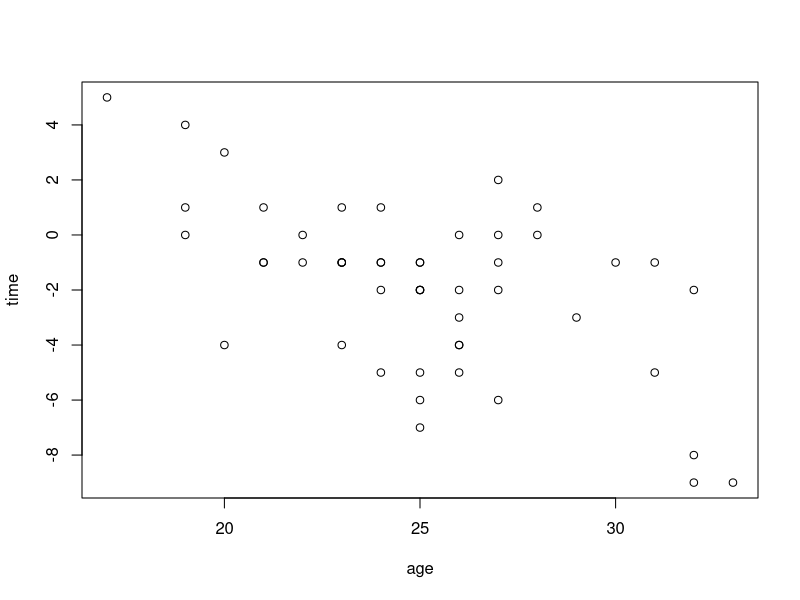
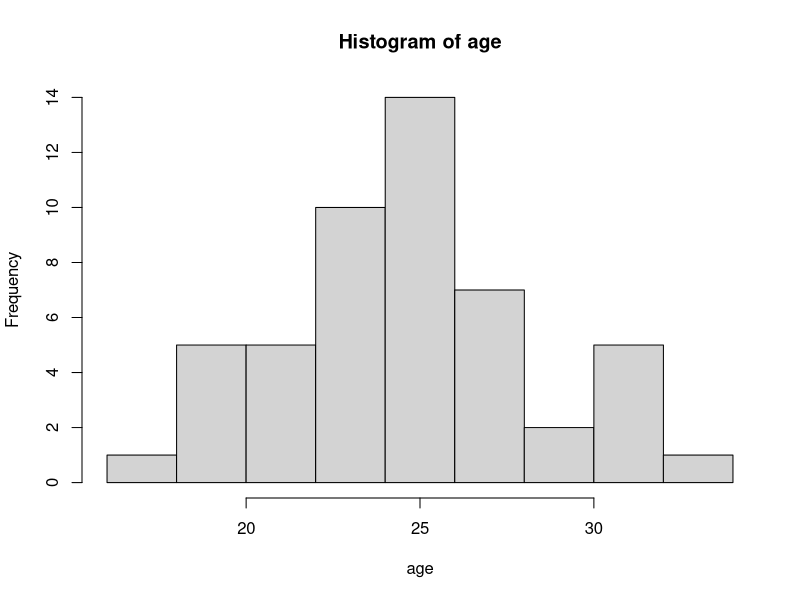

Write the R code that produced these figures, in order.
## ---- chunk 1
knitr::opts_chunk$set(echo = TRUE)
## ---- chunk 2
my_data = 
  read.table(
    "arrival.csv",
    header = T,
    sep = ",")
head(my_data)
## ---- chunk 3
with(my_data,
     plot(age, time))
## ---- chunk 4
age = my_data$age
hist(age)
## ---- chunk 5
# Likelihood for the first data point

## ---- chunk 6
# Likelihoods for all individual data points

## ---- chunk 7
# Joint likelihood for all individual data points

## ---- chunk 8
# Prior probability for mu = 22

# Prior probability for sd = 3

## ---- chunk 9
# Joint prior probability for mu = 22 and sd = 3

## ---- chunk 10
# Joint probability of data and parameters for  mu = 22 and sd = 3 
# given the prior distributions for mu and sd

## ---- chunk 11
# Here we are making our grid
# expand.grid produces all combinations 
# of the N (here 2) variables submitted
# and punts them in a matrix with N columns
params = 
  expand.grid(
    mu = seq(20,30,.1),
    sd = seq(2.5,4.5, .025)
  )
params = data.frame(params)
head(params)
tail(params)
## ---- chunk 12
# Calculate the evidence from the unnormalized posterior

## ---- chunk 13
# Calculate posterior probabilities

## ---- chunk 14
# Plot posterior probabilities
# The easiest is to use ggplot here, following this pattern
# ggplot(params, aes(x = mu, y = sd, z = PP)) + geom_contour_filled()
# which assumes that you have called you column for posterior
# probabilities "PP"
library(ggplot2)

